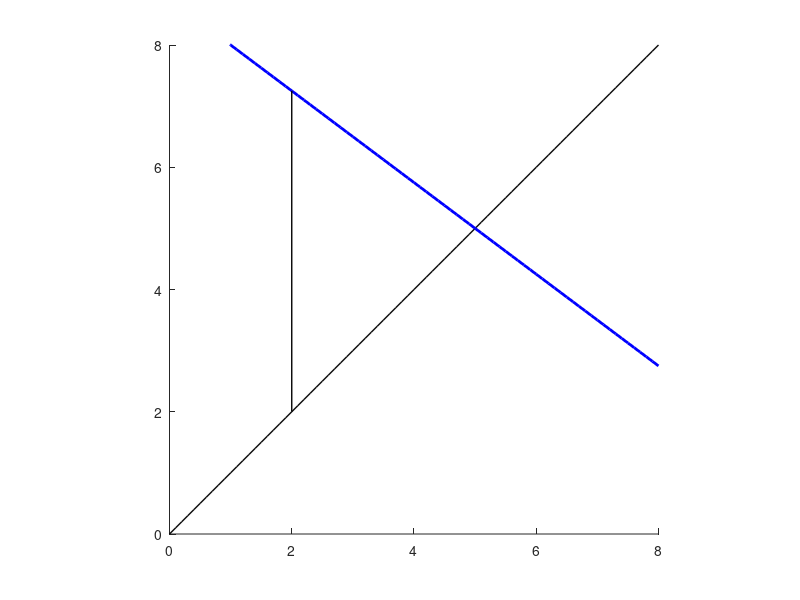

The MATLAB script that drew this image: (Note: this script raises an error after producing the figure.)
% y_{n+1} = G(y_n) where G'(fixed_point) has specified slope

% Parameters
slope = -0.75;           % Change this to -0.5 or -1.25
fixed_point = 5;       % Fixed point location
y0 = 2;               % Starting value
n_iterations = 10;     % Number of iterations
y_max = 8;
x_max = 8;

% Define the linear function G(y) = slope*(y - fixed_point) + fixed_point
G = @(y) slope * (y - fixed_point) + fixed_point;

% plot
figure('Visible', 'off', 'Position', [100, 100, 100, 80]);
hold on;
axis equal;
xlim([0 x_max]);
ylim([0 y_max]);

% Plot y = x line (diagonal)
x_line = 0:0.1:x_max;
plot(x_line, x_line, 'k-', 'LineWidth', 1);

% Plot G(y) function
y_vals = 0:0.1:y_max;
plot(y_vals, G(y_vals), 'b-', 'LineWidth', 2);

% Cobweb iteration
y = y0;
for i = 1:n_iterations
    y_next = G(y);

    % Vertical line from (y, y) to (y, G(y))
    h = plot([y y], [y y_next], 'k-', 'LineWidth', 1);
    h.Color(4) = 0.1; % make faint

    % Horizontal line from (y, G(y)) to (G(y), G(y))
    h = plot([y y_next], [y_next y_next], 'k-', 'LineWidth', 1);
    h.Color(4) = 0.1; % make faint

    y = y_next;
end

xticks(0:x_max);
yticks(0:y_max);

xlabel('y_n', 'Position', [8, -0.5]);  % Adjust second value for vertical position
ylabel('y_{n+1}', 'Position', [-0.5, 8], 'Rotation', 0);  % Rotation=0 makes it horizontal

title("G'(y) = -0.75");
% legend('y_{n+1} = y_n', 'G(y)', '', 'Location', 'best');
set(gca, 'XTickLabel', []);
set(gca, 'YTickLabel', []);
grid on;

exportgraphics(gcf, 'cobweb_osc_stable.pdf', 'ContentType', 'vector', 'BackgroundColor', 'none')
